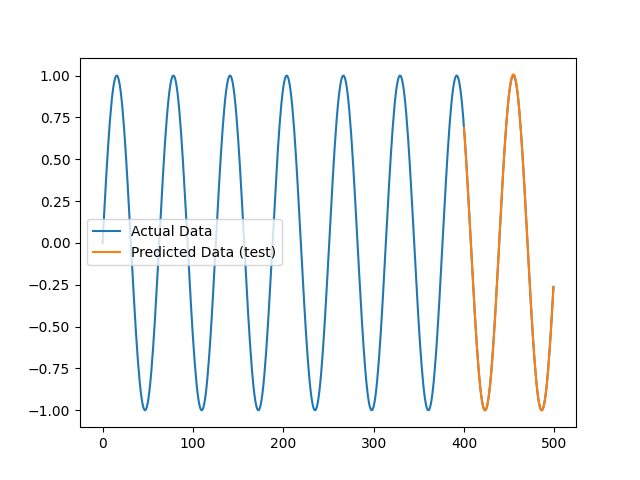

Generate this figure with Python:
import os
os.environ["TF_CPP_MIN_LOG_LEVEL"] = "2"

import numpy as np
import tensorflow as tf
import keras

from keras.models import Sequential
from keras.layers import Dense, LSTM

import matplotlib
matplotlib.use("Agg")
import matplotlib.pyplot as plt

# Reproducibility
np.random.seed(42)
tf.random.set_seed(42)
# LSTM Model Architecture

n_steps = 3
n_features = 1

model = Sequential([
    keras.Input(shape=(n_steps, n_features)),
    LSTM(units=50),
    Dense(1),
])

model.compile(
    optimizer="adam",
    loss="mse"
)

print("LSTM model created successfully!")
model.summary()
# Dataset Preparation

data = np.sin(np.linspace(0, 50, 500))

X = np.array([
    data[i:i + n_steps]
    for i in range(len(data) - n_steps)
])

y = data[n_steps:]

X = X.reshape((X.shape[0], n_steps, n_features))

# Split dataset into training and testing sets

split = int(len(X) * 0.8)

X_train, X_test = X[:split], X[split:]
y_train, y_test = y[:split], y[split:]

print("X_train:", X_train.shape, "X_test:", X_test.shape)
print("y_train:", y_train.shape, "y_test:", y_test.shape)
# Model Training

history = model.fit(
    X_train,
    y_train,
    epochs=50,
    batch_size=16,
    verbose=0
)

print("Final training loss:", history.history["loss"][-1])
# Model Evaluation

test_mse = model.evaluate(X_test, y_test, verbose=0)

print("Test MSE:", test_mse)

predictions = model.predict(X_test, verbose=0).flatten()

print("Predictions generated:", len(predictions))
print("First 5 predictions:", predictions[:5])
# Visualization of Actual vs Predicted Data

plt.plot(range(len(data)), data, label="Actual Data")

plt.plot(
    range(n_steps + split, len(data)),
    predictions,
    label="Predicted Data (test)"
)

plt.legend()
plt.savefig("lstm.png")

print("Graph saved successfully as lstm.png")
